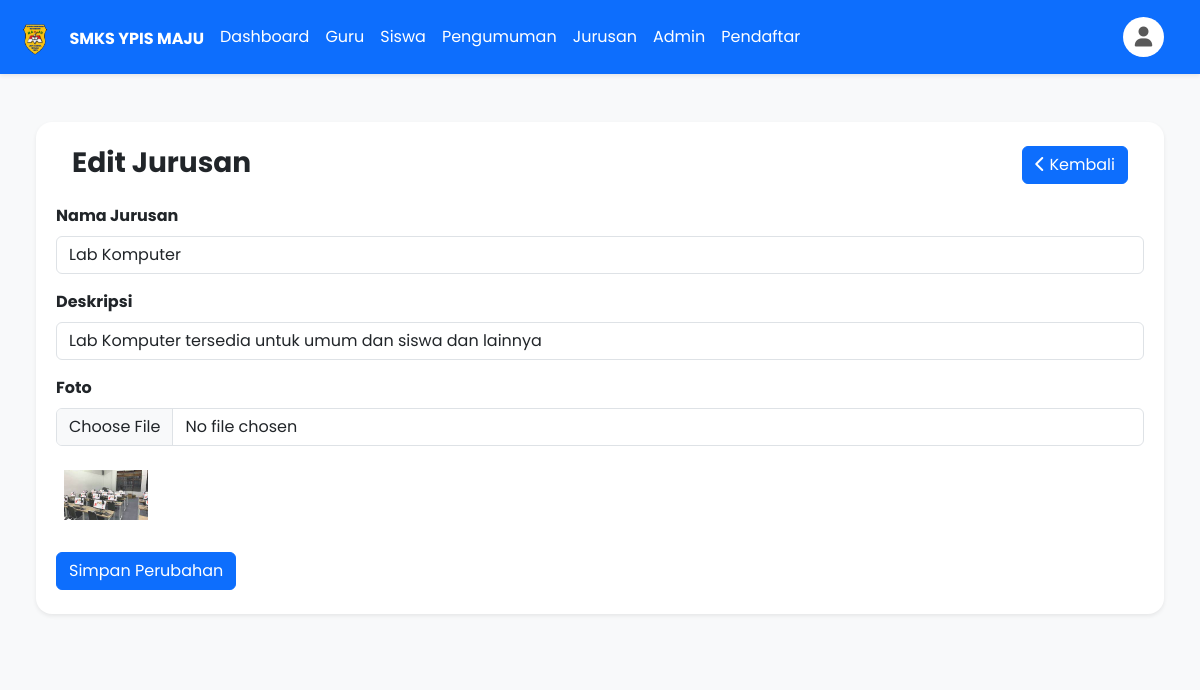
Screenshot of /fasilitas_edit.php?id_fasilitas=1 (signed in) with the database file from the repository.
### tables this page shows
CREATE TABLE `fasilitas` (
  `id_fasilitas` int(11) NOT NULL,
  `nama_fasilitas` varchar(225) NOT NULL,
  `deskripsi` varchar(225) NOT NULL,
  `foto` longblob NOT NULL
);

### fasilitas_edit.php (the view, shortened to what this page needs)
<?php
include('./koneksi.php');
$id_fasilitas = $_GET['id_fasilitas'];
$sql = "SELECT * FROM fasilitas WHERE id_fasilitas = '$id_fasilitas'";
$result = mysqli_query($koneksi, $sql);
$data = mysqli_fetch_assoc($result);
?>
<div class="container-fluid p-5 bg-light">
    <div class="row justify-content-center shadow-sm rounded-4 p-2 bg-white">
        <div class="col-md-12">
            <div class="p-3 d-flex justify-content-between">
                <div class="">
                    <h3 class="fw-bold">Edit Jurusan</h3>
                </div>
                <div class="">
                    <a href="siswa.php" class="btn btn-primary">
                        <i class="fa fa-chevron-left"></i>
                        Kembali
                    </a>
                </div>
            </div>
            <form action="" method="POST" enctype="multipart/form-data">
                <div class="mb-3">
                    <label class="form-label">Nama Jurusan</label>
                    <input type="text" value="<?= $data['nama_fasilitas'] ?>" name="nama_fasilitas" class="form-control" required>
                </div>
                <div class="mb-3">
                    <label class="form-label">Deskripsi</label>
                    <input type="text" value="<?= $data['deskripsi'] ?>" name="deskripsi" class="form-control" required>
                </div>
                <div class="mb-3">
                    <label for="form-label">Foto</label>
                    <input type="file" name="foto" class="form-control mt-2" accept="image/png, image/jpeg">
                    <div class="d-flex flex-row mb-3">
                        <?php if (!empty($data['foto'])) : ?>
                            <img src="<?= $data['foto'] ?>" alt="Foto Siswa" class="img-fluid mb-2 mt-3 p-2" width="100">
                        <?php endif; ?>
                    </div>
                </div>
                <button type="submit" class="btn btn-primary">Simpan Perubahan</button>
            </form>
        </div>
    </div>
</div>

### Components/header.php (style rules this page uses)
* { font-family: 'Poppins', sans-serif; }
label { font-weight: 700; }

### rows the page displays
fasilitas: nama_fasilitas "Lab Komputer", deskripsi "Lab Komputer tersedia untuk umum dan siswa dan lainnya", foto (picture)
